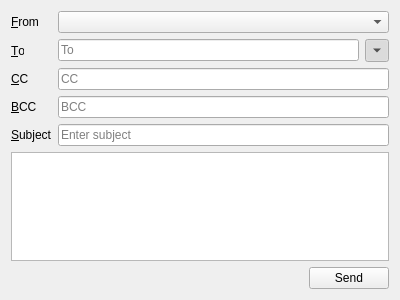
<?xml version="1.0" encoding="UTF-8"?>
<ui version="4.0">
 <class>Form</class>
 <widget class="QWidget" name="Form">
  <property name="geometry">
   <rect>
    <x>0</x>
    <y>0</y>
    <width>400</width>
    <height>300</height>
   </rect>
  </property>
  <property name="windowTitle">
   <string>Compose mail</string>
  </property>
  <layout class="QVBoxLayout" name="verticalLayout">
   <item>
    <layout class="QFormLayout" name="formLayout">
     <item row="0" column="0">
      <widget class="QLabel" name="fromLabel">
       <property name="text">
        <string>&amp;From</string>
       </property>
       <property name="buddy">
        <cstring>fromCombo</cstring>
       </property>
      </widget>
     </item>
     <item row="0" column="1">
      <widget class="QComboBox" name="fromCombo"/>
     </item>
     <item row="1" column="0">
      <widget class="QLabel" name="toLabel">
       <property name="text">
        <string>&amp;To</string>
       </property>
       <property name="buddy">
        <cstring>toEdit</cstring>
       </property>
      </widget>
     </item>
     <item row="1" column="1">
      <layout class="QHBoxLayout" name="horizontalLayout_2">
       <item>
        <widget class="QLineEdit" name="toEdit">
         <property name="placeholderText">
          <string>To</string>
         </property>
        </widget>
       </item>
       <item>
        <widget class="QToolButton" name="ccToggle">
         <property name="text">
          <string>...</string>
         </property>
         <property name="checkable">
          <bool>true</bool>
         </property>
         <property name="checked">
          <bool>true</bool>
         </property>
         <property name="arrowType">
          <enum>Qt::DownArrow</enum>
         </property>
        </widget>
       </item>
      </layout>
     </item>
     <item row="2" column="0">
      <widget class="QLabel" name="ccLabel">
       <property name="text">
        <string>&amp;CC</string>
       </property>
       <property name="buddy">
        <cstring>ccEdit</cstring>
       </property>
      </widget>
     </item>
     <item row="2" column="1">
      <widget class="QLineEdit" name="ccEdit">
       <property name="placeholderText">
        <string>CC</string>
       </property>
      </widget>
     </item>
     <item row="3" column="0">
      <widget class="QLabel" name="bccLabel">
       <property name="text">
        <string>&amp;BCC</string>
       </property>
       <property name="buddy">
        <cstring>bccEdit</cstring>
       </property>
      </widget>
     </item>
     <item row="3" column="1">
      <widget class="QLineEdit" name="bccEdit">
       <property name="placeholderText">
        <string>BCC</string>
       </property>
      </widget>
     </item>
     <item row="4" column="0">
      <widget class="QLabel" name="subjectLabel">
       <property name="text">
        <string>&amp;Subject</string>
       </property>
       <property name="buddy">
        <cstring>subjectEdit</cstring>
       </property>
      </widget>
     </item>
     <item row="4" column="1">
      <widget class="QLineEdit" name="subjectEdit">
       <property name="placeholderText">
        <string>Enter subject</string>
       </property>
      </widget>
     </item>
    </layout>
   </item>
   <item>
    <widget class="QPlainTextEdit" name="messageEdit"/>
   </item>
   <item>
    <layout class="QHBoxLayout" name="horizontalLayout">
     <item>
      <spacer name="horizontalSpacer">
       <property name="orientation">
        <enum>Qt::Horizontal</enum>
       </property>
       <property name="sizeHint" stdset="0">
        <size>
         <width>40</width>
         <height>20</height>
        </size>
       </property>
      </spacer>
     </item>
     <item>
      <widget class="QPushButton" name="sendButton">
       <property name="focusPolicy">
        <enum>Qt::NoFocus</enum>
       </property>
       <property name="text">
        <string>Send</string>
       </property>
       <property name="shortcut">
        <string>Ctrl+Return</string>
       </property>
      </widget>
     </item>
    </layout>
   </item>
  </layout>
 </widget>
 <tabstops>
  <tabstop>fromCombo</tabstop>
  <tabstop>toEdit</tabstop>
  <tabstop>ccToggle</tabstop>
  <tabstop>ccEdit</tabstop>
  <tabstop>bccEdit</tabstop>
  <tabstop>subjectEdit</tabstop>
  <tabstop>messageEdit</tabstop>
 </tabstops>
 <resources/>
 <connections>
  <connection>
   <sender>ccToggle</sender>
   <signal>toggled(bool)</signal>
   <receiver>ccEdit</receiver>
   <slot>setVisible(bool)</slot>
   <hints>
    <hint type="sourcelabel">
     <x>378</x>
     <y>52</y>
    </hint>
    <hint type="destinationlabel">
     <x>103</x>
     <y>85</y>
    </hint>
   </hints>
  </connection>
  <connection>
   <sender>ccToggle</sender>
   <signal>toggled(bool)</signal>
   <receiver>ccLabel</receiver>
   <slot>setVisible(bool)</slot>
   <hints>
    <hint type="sourcelabel">
     <x>375</x>
     <y>45</y>
    </hint>
    <hint type="destinationlabel">
     <x>26</x>
     <y>77</y>
    </hint>
   </hints>
  </connection>
  <connection>
   <sender>ccToggle</sender>
   <signal>toggled(bool)</signal>
   <receiver>bccEdit</receiver>
   <slot>setVisible(bool)</slot>
   <hints>
    <hint type="sourcelabel">
     <x>381</x>
     <y>46</y>
    </hint>
    <hint type="destinationlabel">
     <x>344</x>
     <y>108</y>
    </hint>
   </hints>
  </connection>
  <connection>
   <sender>ccToggle</sender>
   <signal>toggled(bool)</signal>
   <receiver>bccLabel</receiver>
   <slot>setVisible(bool)</slot>
   <hints>
    <hint type="sourcelabel">
     <x>380</x>
     <y>59</y>
    </hint>
    <hint type="destinationlabel">
     <x>24</x>
     <y>118</y>
    </hint>
   </hints>
  </connection>
 </connections>
</ui>
